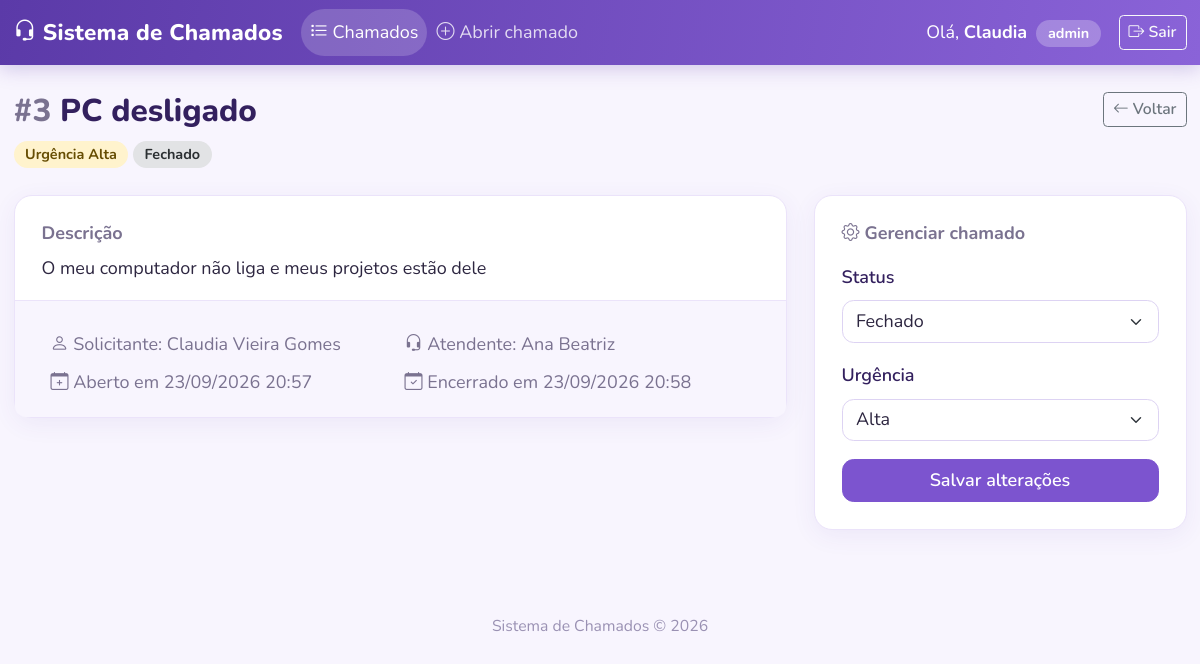
Page /chamado.php?id=3 (signed in) on the committed database.
### tables this page shows
CREATE TABLE `chamados` (
  `id` int(11) NOT NULL,
  `titulo` varchar(150) NOT NULL,
  `descricao` text NOT NULL,
  `urgencia` enum('baixa','media','alta','critica') NOT NULL DEFAULT 'media',
  `status` enum('aberto','em_andamento','fechado') NOT NULL DEFAULT 'aberto',
  `usuario_id` int(11) NOT NULL,
  `atendente_id` int(11) DEFAULT NULL,
  `data_abertura` datetime NOT NULL DEFAULT current_timestamp(),
  `data_atualizacao` datetime NOT NULL DEFAULT current_timestamp() ON UPDATE current_timestamp(),
  `data_fechamento` datetime DEFAULT NULL
);

CREATE TABLE `usuarios` (
  `id` int(11) NOT NULL,
  `nome` varchar(100) NOT NULL,
  `email` varchar(100) NOT NULL,
  `senha` varchar(255) NOT NULL,
  `tipo` enum('admin','atendente','cliente') NOT NULL DEFAULT 'cliente',
  `criado_em` datetime NOT NULL DEFAULT current_timestamp()
);

### chamado.php (the view, shortened to what this page needs)
<?php
require_once __DIR__ . '/config.php';
require_once __DIR__ . '/includes/auth.php';
$id = (int)($_GET['id'] ?? 0);
$stmt = $pdo->prepare(
    "SELECT c.*, u.nome AS solicitante_nome, a.nome AS atendente_nome
     FROM chamados c
     JOIN usuarios u ON u.id = c.usuario_id
     LEFT JOIN usuarios a ON a.id = c.atendente_id
     WHERE c.id = ?"
);
$stmt->execute([$id]);
$chamado = $stmt->fetch();
require_once __DIR__ . '/includes/header.php';
?>
<div class="d-flex flex-wrap justify-content-between align-items-start gap-2 mb-4">
  <div>
    <h3 class="mb-2"><span class="text-muted">#<?= (int)$chamado['id'] ?></span> <?= h($chamado['titulo']) ?></h3>
    <?= badge(urgenciaInfo($chamado['urgencia']), 'Urgência ') ?>
    <?= badge(statusInfo($chamado['status'])) ?>
  </div>
  <a href="index.php" class="btn btn-outline-secondary btn-sm"><i class="bi bi-arrow-left"></i> Voltar</a>
</div>
<div class="row g-4">
  <div class="<?= ehAtendente() ? 'col-lg-8' : 'col-12' ?>">
    <div class="card shadow-sm">
      <div class="card-body p-4">
        <h6 class="text-muted mb-2">Descrição</h6>
        <p class="texto-livre mb-0"><?= h($chamado['descricao']) ?></p>
      </div>
      <div class="card-footer row g-2 mx-0 text-muted">
        <div class="col-sm-6"><i class="bi bi-person"></i> Solicitante: <?= h($chamado['solicitante_nome']) ?></div>
        <div class="col-sm-6"><i class="bi bi-headset"></i> Atendente: <?= h($chamado['atendente_nome'] ?? 'ainda sem atendente') ?></div>
        <div class="col-sm-6"><i class="bi bi-calendar-plus"></i> Aberto em <?= dataBR($chamado['data_abertura']) ?></div>
        <div class="col-sm-6"><i class="bi bi-calendar-check"></i> Encerrado em <?= dataBR($chamado['data_fechamento']) ?></div>
      </div>
    </div>
  </div>
  <?php if (ehAtendente()): ?>
  <div class="col-lg-4">
    <div class="card shadow-sm">
      <div class="card-body p-4">
        <h6 class="text-muted mb-3"><i class="bi bi-gear"></i> Gerenciar chamado</h6>
        <form method="post">
          <div class="mb-3">
            <label class="form-label" for="status">Status</label>
            <select id="status" name="status" class="form-select">
              <?php foreach (STATUS as $valor => $info): ?>
                <option value="<?= $valor ?>" <?= $chamado['status'] === $valor ? 'selected' : '' ?>><?= h($info['label']) ?></option>
              <?php endforeach; ?>
            </select>
          </div>
          <div class="mb-3">
            <label class="form-label" for="urgencia">Urgência</label>
            <select id="urgencia" name="urgencia" class="form-select">
              <?php foreach (URGENCIAS as $valor => $info): ?>
                <option value="<?= $valor ?>" <?= $chamado['urgencia'] === $valor ? 'selected' : '' ?>><?= h($info['label']) ?></option>
              <?php endforeach; ?>
            </select>
          </div>
          <button type="submit" class="btn btn-primary w-100">Salvar alterações</button>
        </form>
      </div>
    </div>
  </div>
  <?php endif; ?>
</div>
<?php require_once __DIR__ . '/includes/footer.php'; ?>

### assets/css/style.css (style rules this page uses)
:root { --lilas-50: #f8f5fe; --lilas-100: #efe8fd; --lilas-300: #cdbaf5; --lilas-500: #9b78e6; --lilas-600: #7c54cf; --lilas-700: #6540b5; --lilas-900: #33205e; --bs-primary: #7c54cf; --bs-primary-rgb: 124, 84, 207; --bs-primary-text-emphasis: #4a2f8c; --bs-primary-bg-subtle: #ece4fc; --bs-primary-border-subtle: #d3c2f6; --bs-link-color: #6540b5; --bs-link-color-rgb: 101, 64, 181; --bs-link-hover-color: #4a2f8c; --bs-link-hover-color-rgb: 74, 47, 140; --bs-body-font-family: 'Nunito', system-ui, -apple-system, 'Segoe UI', sans-serif; --bs-body-color: #2d2640; --bs-secondary-color: #7a7290; --bs-border-radius: 0.65rem; }
html { font-size: 112.5%; }
body { background-color: var(--lilas-50); line-height: 1.6; }
h3, h4, h6 { font-weight: 800; color: var(--lilas-900); }
h6 { font-weight: 700; }
.btn { font-weight: 600; }
.btn-primary { --bs-btn-bg: #7c54cf; --bs-btn-border-color: #7c54cf; --bs-btn-hover-bg: #6a43bb; --bs-btn-hover-border-color: #6a43bb; --bs-btn-active-bg: #5b3aa8; --bs-btn-active-border-color: #5b3aa8; --bs-btn-disabled-bg: #a58ae0; --bs-btn-disabled-border-color: #a58ae0; --bs-btn-focus-shadow-rgb: 124, 84, 207; }
.form-label { font-weight: 600; color: var(--lilas-900); }
.form-control, .form-select { border-color: #ddd3f3; }
.card { border: 1px solid #ebe3fa; border-radius: 1rem; box-shadow: 0 6px 24px rgba(91, 58, 168, 0.07) !important; }
.card-footer { background-color: var(--lilas-50); border-top-color: #ebe3fa; padding: 1.1rem 1.75rem; }
.texto-livre { white-space: pre-wrap; overflow-wrap: anywhere; }

### rows in the picture
chamados: id "3", titulo "PC desligado", descricao "O meu computador não liga e meus projetos estão dele", usuario.nome "Claudia Vieira Gomes", atendente.nome "Ana Beatriz", data_abertura "23/09/2026 20:57", data_fechamento "23/09/2026 20:58", status "Fechado", urgencia "Alta"

### other values in the picture
primeiroNome($_SESSION['usuario_nome']) "Claudia"
$_SESSION['usuario_tipo'] "admin"
$prefixo . $info['label'] "Urgência Alta Fechado"
